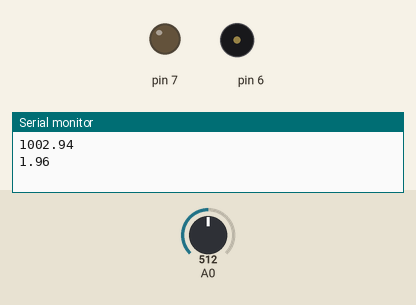
The sketch below on a simulated Arduino Uno, built with avr-gcc and run on an emulated ATmega328P. Parts: output pins drawn as LEDs (lit = HIGH), buzzer (waves = sounding), the last lines printed to the serial monitor. Inputs (shaded band) come from the test bench; at power-on: A0 = 512.

Above: at 1.2 s.
1.3 s: A0 set to 716
At 1.49 s:
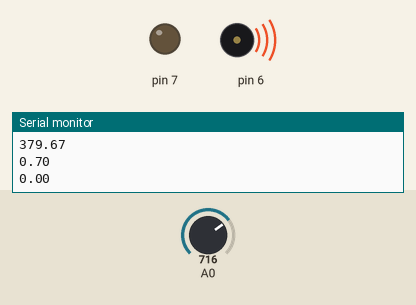
3.1 s: A0 set to 0
At 3.5 s:
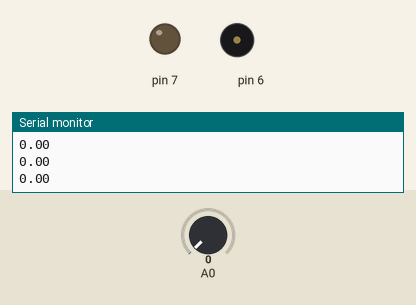
4.7 s: A0 set to 30
At 5.9 s:
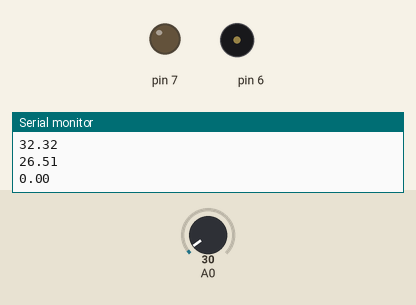
6.2 s: A0 set to 0
At 6.8 s:
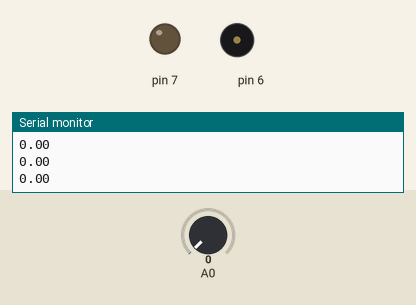
Timing chart, 0 to 8.8 s (numbered marks = the images above; inputs shaded):
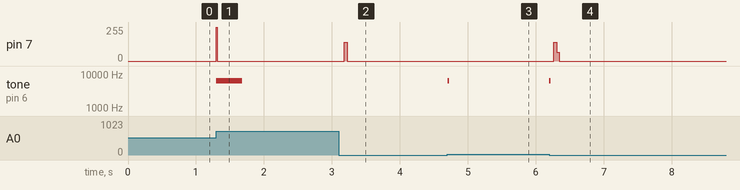

Measured:
- after the input at 1.3 s, pin 7: 0/255 → 255/255 at once, → 0/255 0.01 s later; tone on pin 6: silent → 6400 Hz at once, → silent 0.38 s later
- after the input at 3.1 s, pin 7: 0/255 → 141/255 after 0.08 s, → 0/255 0.04 s later
- after the input at 4.7 s, tone on pin 6: silent → 6400 Hz at once, → silent 0.03 s later
- after the input at 6.2 s, pin 7: 0/255 → 141/255 after 0.07 s, → 66/255 0.04 s later, → 0/255 0.04 s later; tone on pin 6: silent → 6400 Hz at once, → silent 0.02 s later

The sketch:

setup_motor_test.ino
```cpp
void setup() {
  // put your setup code here, to run once:
 pinMode(7,OUTPUT);
 pinMode(A0,INPUT);
 Serial.begin(115200);
 //attachInterrupt(0, count, RISING);//int0=pin2
}
float run_time;
float angle;
float distan;
float old_distan;
float pianli;
float pianliliang;
int num;
char flag;

//measuring the deviation


float dev_mea(){
 int i;
 for (i=0;i<20;i++){
 pianli=pianli+analogRead(A0);}
 pianli=pianli/20;
 pianli=pianli/1021*40;
 return pianli;
}


void loop() {
    //
    //Serial.println(distan);
      distan=dev_mea();
      pianli=distan-old_distan;

      //Serial.println(pianli);
      if(pianli>0)
      {
      angle=pianli/5*360; //edit the 5
      digitalWrite(7,HIGH);//set the DIR
      run_time=angle/360/4*1000;
      Serial.println(run_time);
      if(run_time>1){
      tone(6,6400,run_time); }
      }

      if(pianli<0)
      {
      pianli=abs(pianli);
      angle=pianli/5*360; //edit the 5
      digitalWrite(7,LOW);//set the DIR
      run_time=angle/360/4*1000;
      if(run_time>1){
      tone(6,6400,run_time); }
      }

      run_time=0;
      old_distan=distan;


    }
```
